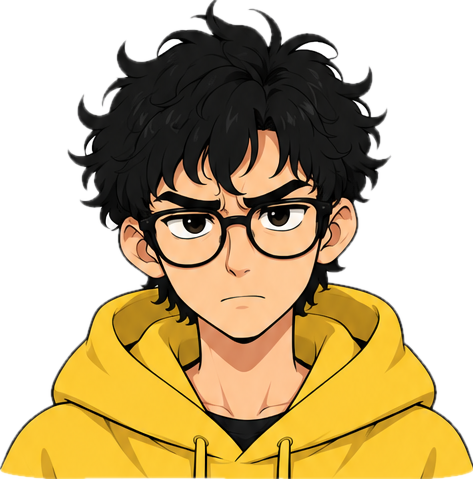
#> input picture series/yotoqxona/video/assets/angry.png, 473 x 479 px
$ python -i manhwa.py   (imports and definitions only)
#> lines starting #> are read from the running program, lines starting #| are printed output that depends on the picture
#> further down, picture is the input picture: PIL image 473x479 RGBA; mean R, G, B, A 194.5, 175.3, 135.8, 150.7
"""Manhwa (vertikal panel) uslubidagi animatsiya vositalari: panellar, kadr silkinishi, tezlik chiziqlari,
rivoyat qutilari, nutq pufaklari, SFX matnlari, vinyetka, halftone va grain."""
import math, random
from functools import lru_cache
import numpy as np
from PIL import Image, ImageDraw, ImageFont, ImageEnhance, ImageFilter

W, H, FPS = 1080, 1920, 30
FB = "/usr/share/fonts/truetype/dejavu/DejaVuSans-Bold.ttf"

@lru_cache(None)
def F(sz): return ImageFont.truetype(FB, sz)

def clamp(x, a=0.0, b=1.0): return max(a, min(b, x))
def ease_out_back(t):
    t = clamp(t); c1 = 1.70158; c3 = c1 + 1
    return 1 + c3 * (t - 1) ** 3 + c1 * (t - 1) ** 2
def ease_out(t): t = clamp(t); return 1 - (1 - t) ** 3
def ease_io(t): t = clamp(t); return t * t * (3 - 2 * t)

# ---------- rasmlar ----------
EYE_BOX = {"default": (0.04, 0.28, 0.96, 0.58), "jahongir": (0.04, 0.20, 0.96, 0.52)}

def grade(im, sat=0.78, bright=0.86, tint=(-6, -2, 14)):
#> called with sat = 0.78, bright = 0.86, tint = (-6, -2, 14)
    a = im.getchannel("A")
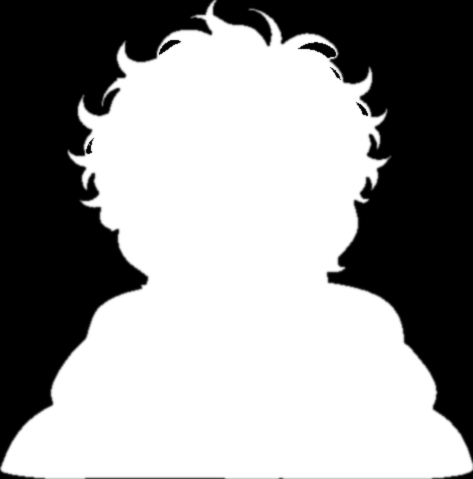
#> a: PIL image 473x479 L; min 0, max 255, mean 150.7
    rgb = ImageEnhance.Brightness(ImageEnhance.Color(im.convert("RGB")).enhance(sat)).enhance(bright)
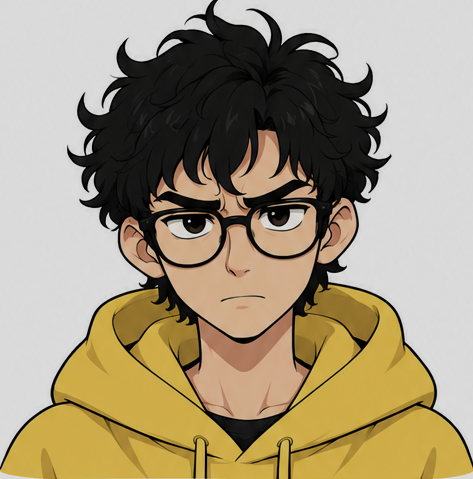
#> rgb: PIL image 473x479 RGB; mean R, G, B 163.2, 150.4, 123.8
    arr = np.clip(np.asarray(rgb).astype(np.int16) + np.array(tint), 0, 255).astype("uint8")
    out = Image.fromarray(arr).convert("RGBA"); out.putalpha(a); return out
#> after `out.putalpha(a)`:
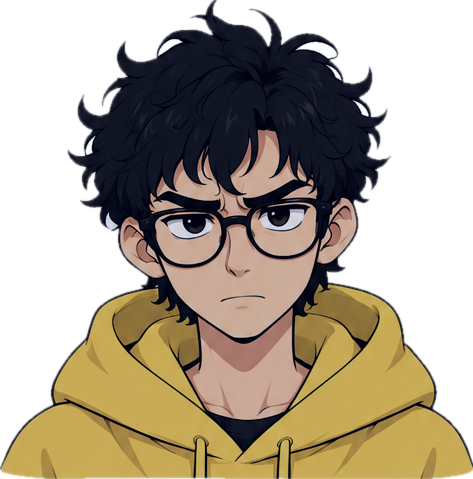
#> out: PIL image 473x479 RGBA; mean R, G, B, A 157.3, 148.4, 137.8, 150.7; transparent parts drawn white

# [52 lines left out: functions face, gradient, cover, face_panel, speed_lines, paste_panel, not called in this run]

# ---------- matn elementlari ----------
def text_wh(d, lines, font, lh):
    return max(d.textlength(l, font=font) for l in lines), lh * len(lines)

# [69 lines left out: functions narration, bubble, sfx, vignette, halftone, not called in this run]

_rng = np.random.default_rng(3)
# [12 lines left out: function finish, not called in this run]

def header(img, ep_text="YOTOQXONA  ·  2-QISM"):
    d = ImageDraw.Draw(img); d.text((W / 2, 34), ep_text, font=F(28), fill=(200, 200, 210, 255), anchor="mm")

>>> from PIL import Image
>>> picture = Image.open('assets/angry.png')
>>> result = grade(picture)

$ run again, on series/yotoqxona/video/assets/dilnoza_shock.png
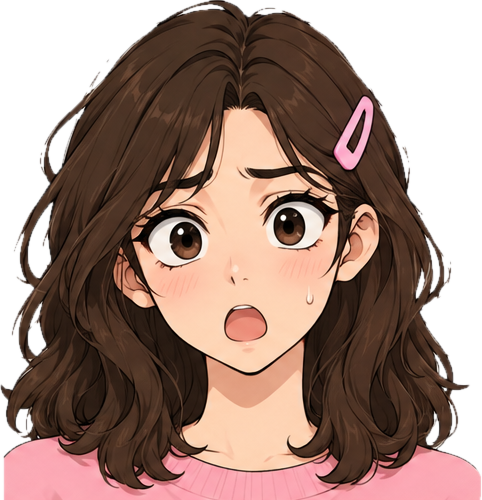
#> input picture series/yotoqxona/video/assets/dilnoza_shock.png, 482 x 500 px
#> picture is the input picture: PIL image 482x500 RGBA; mean R, G, B, A 158.3, 132.4, 122.4, 188.8
#> in grade, `a = im.getchannel("A")`:
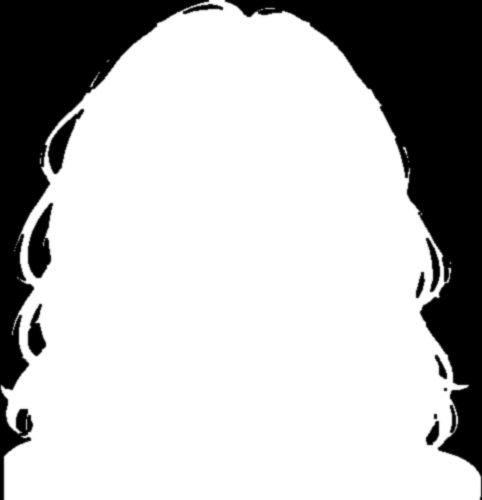
#> a: PIL image 482x500 L; min 0, max 255, mean 188.8
#> in grade, `out.putalpha(a)`:
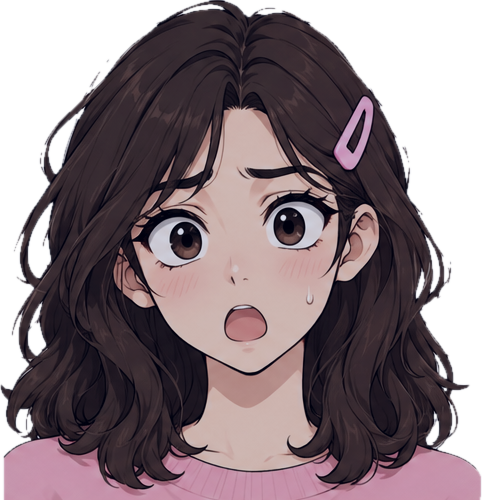
#> out: PIL image 482x500 RGBA; mean R, G, B, A 125.6, 112.3, 121.5, 188.8; transparent parts drawn white
